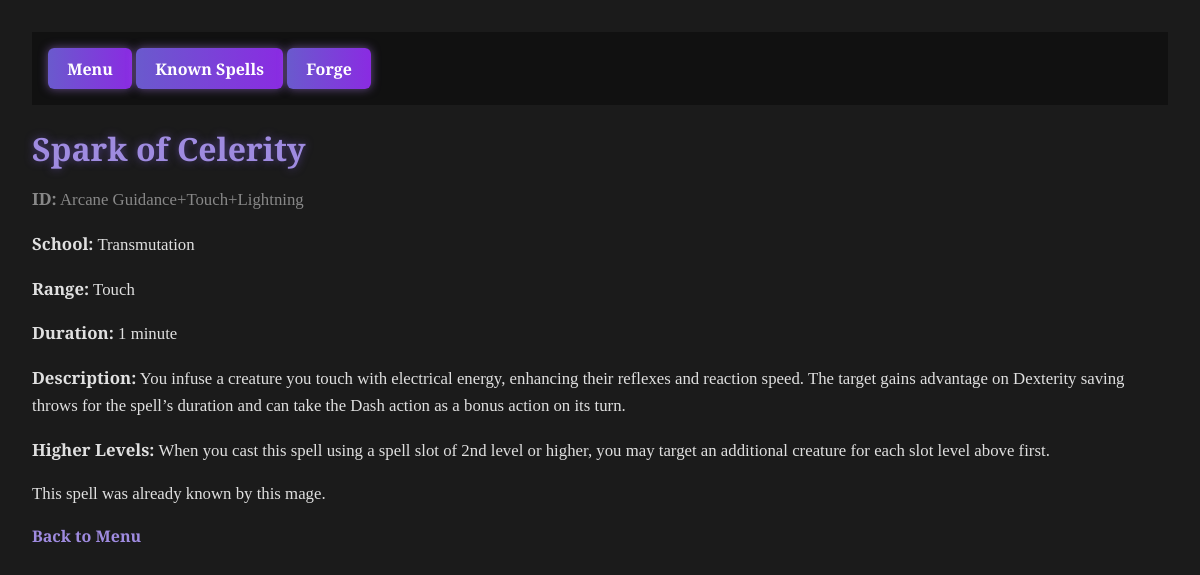
Page /spell/Arcane Guidance+Touch+Lightning on the committed database.
### tables this page shows
CREATE TABLE spell (
	id VARCHAR NOT NULL, 
	name VARCHAR NOT NULL, 
	school VARCHAR, 
	casting_time VARCHAR, 
	spell_range VARCHAR, 
	duration VARCHAR, 
	description TEXT, 
	higher_levels TEXT, 
	PRIMARY KEY (id)
);

### app.py (the view)
@app.route("/spell/<spell_id>")
def spell_detail(spell_id):
    conn = get_db_connection()
    spell = conn.execute("SELECT * FROM spell WHERE id = ?", (spell_id,)).fetchone()
    conn.close()
    if spell:
        return render_template("spell_result.html", spell=spell, known=True, mage_id="Nendo")  # Mage ID optional here
    else:
        return "Spell not found", 404

### app.py (called while the page is built)
def get_db_connection():
    import os
    DB_PATH = os.getenv("SPELLFORGE_DB", "spells.db")
    conn = sqlite3.connect(DB_PATH)
    conn.row_factory = sqlite3.Row
    return conn

### templates/spell_result.html (shortened to what this page needs)
<!DOCTYPE html>
<html>
<head>
    <link rel="stylesheet" href="{{ url_for('static', filename='style.css') }}">
</head>
<body>
    {% include 'navbar.html' %}
    <h1>{{ spell['name'] }}</h1>
    <p style="color: #888;"><strong>ID:</strong> {{ spell['id'] }}</p>
    <p><strong>School:</strong> {{ spell['school'] }}</p>
    <p><strong>Range:</strong> {{ spell['spell_range'] }}</p>
    <p><strong>Duration:</strong> {{ spell['duration'] }}</p>
    <p><strong>Description:</strong> {{ spell['description'] }}</p>
    <p><strong>Higher Levels:</strong> {{ spell['higher_levels'] }}</p>
    {% if known %}
        <p>This spell was already known by this mage.</p>
    {% else %}
        <p>This spell has been newly added to the mage's spellbook.</p>
    {% endif %}
    <a href="{{ url_for('menu', mage_id=mage_id) }}">Back to Menu</a>
</body>
</html>

### static/style.css (style rules this page uses)
body { font-family: 'Cinzel', serif; background-color: #1b1b1b; background-image: url("https://www.transparenttextures.com/patterns/dark-denim.png"); color: #ccc; margin: 0; padding: 2rem; }
h1, h2 { color: #9f8be0; text-shadow: 0 0 8px #4e3d82; margin-bottom: 1rem; }
p { font-size: 1.05rem; line-height: 1.6; color: #e0e0e0; }
a { color: #9f8be0; text-decoration: none; font-weight: bold; }

### rows in the picture
spell: name "Spark of Celerity", id "Arcane Guidance+Touch+Lightning", school "Transmutation", spell_range "Touch", duration "1 minute", description "You infuse a creature you touch with electrical energy, enhancing their reflexes and reaction speed. The target gains advantage on Dexterity saving throws for the spell’s duration and can take the Dash action as a bonus action on its turn.", higher_levels "When you cast this spell using a spell slot of 2nd level or higher, you may target an additional creature for each slot level above first."
